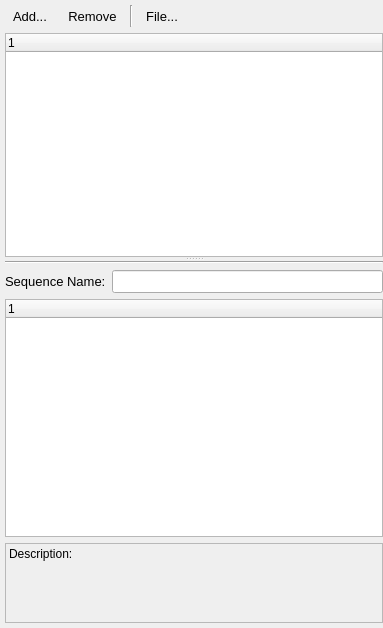
<?xml version="1.0" encoding="UTF-8"?>
<ui version="4.0">
 <class>ExperimentManager</class>
 <widget class="QWidget" name="ExperimentManager">
  <property name="geometry">
   <rect>
    <x>0</x>
    <y>0</y>
    <width>383</width>
    <height>628</height>
   </rect>
  </property>
  <property name="windowTitle">
   <string>Experiment Manager</string>
  </property>
  <layout class="QGridLayout" name="gridLayout">
   <property name="leftMargin">
    <number>5</number>
   </property>
   <property name="topMargin">
    <number>5</number>
   </property>
   <property name="rightMargin">
    <number>0</number>
   </property>
   <property name="bottomMargin">
    <number>5</number>
   </property>
   <item row="0" column="0">
    <widget class="QSplitter" name="splitter">
     <property name="orientation">
      <enum>Qt::Vertical</enum>
     </property>
     <widget class="QWidget" name="">
      <layout class="QVBoxLayout" name="verticalLayout">
       <item>
        <layout class="QHBoxLayout" name="horizontalLayout">
         <property name="spacing">
          <number>5</number>
         </property>
         <item>
          <widget class="QToolButton" name="tbtAdd">
           <property name="font">
            <font>
             <pointsize>10</pointsize>
            </font>
           </property>
           <property name="text">
            <string>Add...</string>
           </property>
           <property name="iconSize">
            <size>
             <width>20</width>
             <height>20</height>
            </size>
           </property>
           <property name="toolButtonStyle">
            <enum>Qt::ToolButtonTextBesideIcon</enum>
           </property>
           <property name="autoRaise">
            <bool>true</bool>
           </property>
          </widget>
         </item>
         <item>
          <widget class="QToolButton" name="tbtRemove">
           <property name="font">
            <font>
             <pointsize>10</pointsize>
            </font>
           </property>
           <property name="text">
            <string>Remove</string>
           </property>
           <property name="iconSize">
            <size>
             <width>20</width>
             <height>20</height>
            </size>
           </property>
           <property name="toolButtonStyle">
            <enum>Qt::ToolButtonTextBesideIcon</enum>
           </property>
           <property name="autoRaise">
            <bool>true</bool>
           </property>
          </widget>
         </item>
         <item>
          <widget class="Line" name="line_2">
           <property name="orientation">
            <enum>Qt::Vertical</enum>
           </property>
          </widget>
         </item>
         <item>
          <widget class="QToolButton" name="tbtSave">
           <property name="font">
            <font>
             <pointsize>10</pointsize>
            </font>
           </property>
           <property name="text">
            <string>File...</string>
           </property>
           <property name="iconSize">
            <size>
             <width>20</width>
             <height>20</height>
            </size>
           </property>
           <property name="toolButtonStyle">
            <enum>Qt::ToolButtonTextBesideIcon</enum>
           </property>
           <property name="autoRaise">
            <bool>true</bool>
           </property>
          </widget>
         </item>
         <item>
          <spacer name="horizontalSpacer">
           <property name="orientation">
            <enum>Qt::Horizontal</enum>
           </property>
           <property name="sizeHint" stdset="0">
            <size>
             <width>58</width>
             <height>20</height>
            </size>
           </property>
          </spacer>
         </item>
        </layout>
       </item>
       <item>
        <widget class="QTreeWidget" name="treeWidgetPlan">
         <property name="sizePolicy">
          <sizepolicy hsizetype="Expanding" vsizetype="Expanding">
           <horstretch>0</horstretch>
           <verstretch>0</verstretch>
          </sizepolicy>
         </property>
         <property name="maximumSize">
          <size>
           <width>16777215</width>
           <height>16777215</height>
          </size>
         </property>
         <column>
          <property name="text">
           <string notr="true">1</string>
          </property>
         </column>
        </widget>
       </item>
      </layout>
     </widget>
     <widget class="QWidget" name="">
      <layout class="QVBoxLayout" name="verticalLayout_2">
       <item>
        <widget class="Line" name="line">
         <property name="orientation">
          <enum>Qt::Horizontal</enum>
         </property>
        </widget>
       </item>
       <item>
        <layout class="QHBoxLayout" name="horizontalLayout_2">
         <item>
          <widget class="QLabel" name="label_3">
           <property name="font">
            <font>
             <pointsize>10</pointsize>
            </font>
           </property>
           <property name="text">
            <string>Sequence Name:</string>
           </property>
          </widget>
         </item>
         <item>
          <widget class="QLineEdit" name="ledSeqName">
           <property name="font">
            <font>
             <pointsize>10</pointsize>
            </font>
           </property>
           <property name="alignment">
            <set>Qt::AlignLeading|Qt::AlignLeft|Qt::AlignVCenter</set>
           </property>
           <property name="readOnly">
            <bool>true</bool>
           </property>
          </widget>
         </item>
        </layout>
       </item>
       <item>
        <widget class="QTreeWidget" name="treeWidgetSeq">
         <column>
          <property name="text">
           <string notr="true">1</string>
          </property>
         </column>
        </widget>
       </item>
       <item>
        <widget class="QLabel" name="lblDescription">
         <property name="minimumSize">
          <size>
           <width>0</width>
           <height>80</height>
          </size>
         </property>
         <property name="frameShape">
          <enum>QFrame::StyledPanel</enum>
         </property>
         <property name="frameShadow">
          <enum>QFrame::Plain</enum>
         </property>
         <property name="text">
          <string>Description:</string>
         </property>
         <property name="alignment">
          <set>Qt::AlignLeading|Qt::AlignLeft|Qt::AlignTop</set>
         </property>
         <property name="wordWrap">
          <bool>true</bool>
         </property>
         <property name="textInteractionFlags">
          <set>Qt::LinksAccessibleByMouse|Qt::TextSelectableByKeyboard|Qt::TextSelectableByMouse</set>
         </property>
        </widget>
       </item>
      </layout>
     </widget>
    </widget>
   </item>
  </layout>
 </widget>
 <resources/>
 <connections/>
</ui>
